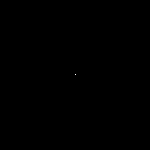
#> input picture examples/dot.png, 150 x 150 px, found by its file name
$ python gravity.py
#> lines starting #> are read from the running program, lines starting #| are printed output that depends on the picture; after the words box and inside, x2 and y2 are one past the last pixel; in counts of white or black regions, pixels touching at a corner belong together
import numpy as np
from PIL import Image, ImageDraw
import math

G = 15393
name = "dot"
img = Image.open(name+".png")
#> img is the input picture: PIL image 150x150 RGB; 0% white in thin lines or dots, all inside (x1, y1, x2, y2) = (75, 74, 76, 75)

WIDTH, HEIGHT = img.size
#> WIDTH = 150; HEIGHT = 150

img = img.convert("L")


def forceGravity(M,m,r):
    global G
    return (G*M*m / (r**2))


def calculateEffect(startRow, startCol, grav):


    for indexRow, row in enumerate(grav):

        for indexCol, col in enumerate(row):

            distance = math.sqrt((startRow-indexRow)**2+(startCol-indexCol)**2)

            if distance != 0:
                force = forceGravity(100, 1, distance)

                angle = math.atan2(indexCol-startCol, startRow-indexRow)
                grav[indexRow, indexCol, 0] += force*math.cos(angle)
                grav[indexRow, indexCol, 1] += force*math.sin(angle)
    return grav

def applyPreset(row, col, grav, intense):
    intensity = intense / 255

    startX = midX - col # coordinates of were we start on preset
    startY = midY - row
    for indexRow in range(HEIGHT):
        for indexCol in range(WIDTH):
            currX = startX + indexCol # where we currently are on preset
            currY = startY + indexRow

            # print([currY, currX, 0],[indexRow, indexCol, 0] )
            try:
                grav[indexRow, indexCol, 0] += preset[currY, currX, 0]*intensity
                grav[indexRow, indexCol, 1] += preset[currY, currX, 1]*intensity
            except:
                print(preset[currY, currX],grav[indexRow, indexCol] )
    return grav


def convertColour(grav):
    gravColour = np.zeros(shape=(HEIGHT,WIDTH,3),  dtype=np.uint8)
    for indexRow, row in enumerate(gravColour):

        for indexCol, col in enumerate(row):
            gravX= grav[indexRow, indexCol, 0]
            gravY= grav[indexRow, indexCol, 1]

            angle = (math.atan2(gravY,gravX)+math.pi) / (2*math.pi) * 255

            intensity = min(math.floor(math.sqrt(gravX**2 + gravY**2)/3),255)


            gravColour[indexRow, indexCol] = [angle, 180, intensity]
    return gravColour


midX = 3*WIDTH//2
#> midX = 225
midY = 3*HEIGHT//2
#> midY = 225
preset = calculateEffect(midY, midX, np.zeros((3*HEIGHT,3*WIDTH, 2)))

grav = np.zeros((HEIGHT,WIDTH, 2))

# img = Image.new("1", (HEIGHT, WIDTH))
# draw = ImageDraw.Draw(img)

# draw.circle((HEIGHT //2,WIDTH // 2), 16, fill ="white")


arr = np.asarray(img)


for indexRow, row in enumerate(arr):
    print(indexRow)
    for indexCol, col in enumerate(row):
        if col!=0:
            grav = applyPreset(indexCol, indexRow, grav, col)
#> this loop made 150 passes
#| 0
#| 1
#| 2
#| 3
#| 4
#| 5
#| 6
#| 7
#> (further printed lines are left out)

img = convertColour(grav)
#> after the loop in convertColour, `for indexRow, row in enumerate(gravColour):`:
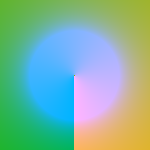
#> gravColour: shape (150, 150, 3); mean of channels 0, 1, 2 127.8, 180, 160.7; drawn as R, G, B
print(img)
#> (printed output is left out)
img = Image.fromarray(img, "HSV")
img.show()
img = img.convert("RGB")
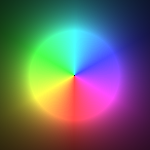
#> img: PIL image 150x150 RGB; mean R, G, B 103.8, 103.9, 104.2
img.save(name+"-New.png")
